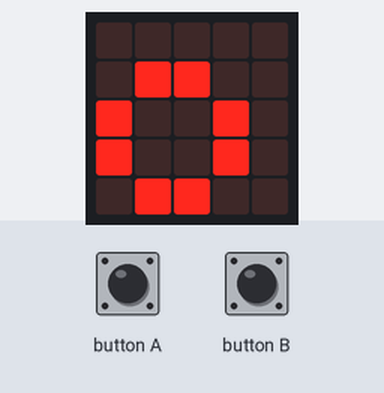
This program was run on a simulated BBC micro:bit running MicroPython. On the bench: the board's 5×5 LED display. The test bench sets the inputs (shaded band).

Above: at 1.2 s.
1.3 s: button A pressed for 0.15 s
At 2.9 s:
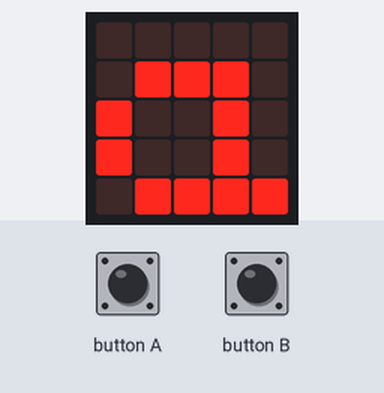
4.0 s: button A pressed for 1 s
At 8.3 s:
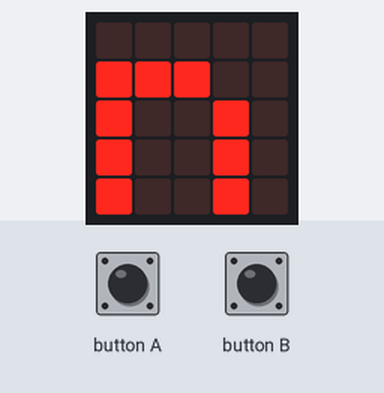
8.6 s: button B pressed for 0.15 s
At 12.5 s:
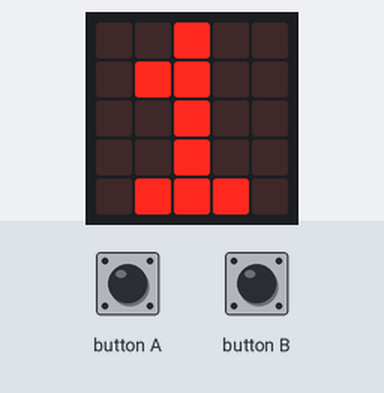
Timing chart, 0 to 14.0 s (numbered marks = the images above; inputs shaded):
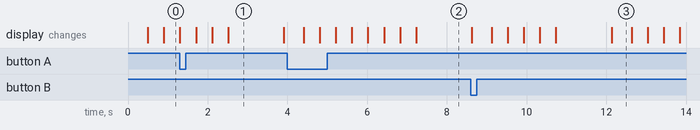

Measured:
- what the display in image 1 shows lasts 1.4 s, from 2.5 s to 3.9 s
- what the display in image 3 shows lasts 0.5 s, from 12.1 s to 12.6 s

The program:

tarea5.py
```python
# Imports go at the top
from microbit import *


lista_amigos = ["Nobita","Doraemon","Suneo"]

index = 0

while True:
    if button_a.was_pressed():
        index = index + 1
        sleep(500)
    elif button_b.was_pressed():
        index = index - 1
        sleep(500)

    if index>len(lista_amigos)-1:
        index = 1
    elif index<0:
        i = len(lista_amigos)-1
    else:
        display.show(index)
        sleep(500)
        display.show(lista_amigos[index])
        sleep(500)
```
